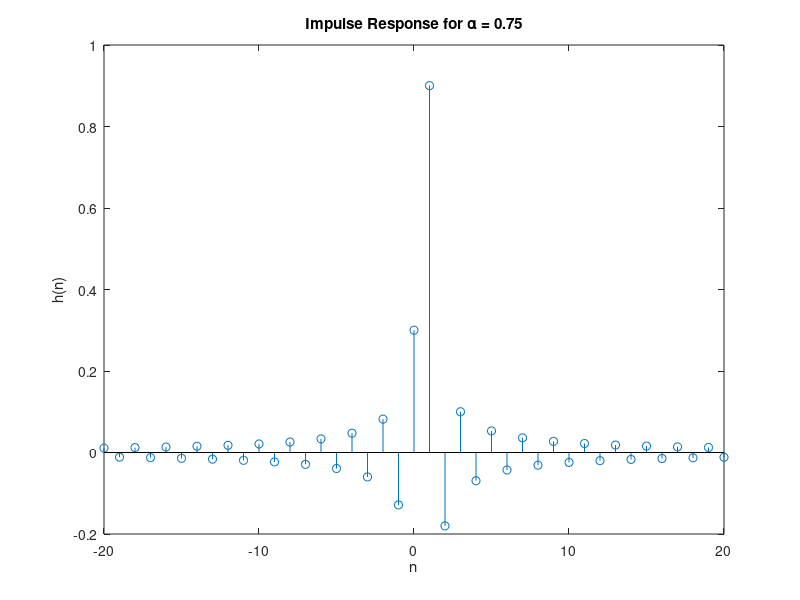

Write the MATLAB code that produced this figure.
clear
n = -20:1:20;
alpha = 0.75;

h = sinc(n-alpha);
stem(n,h)
title('Impulse Response for \alpha = 0.75')
xlabel('n')
ylabel('h(n)')
